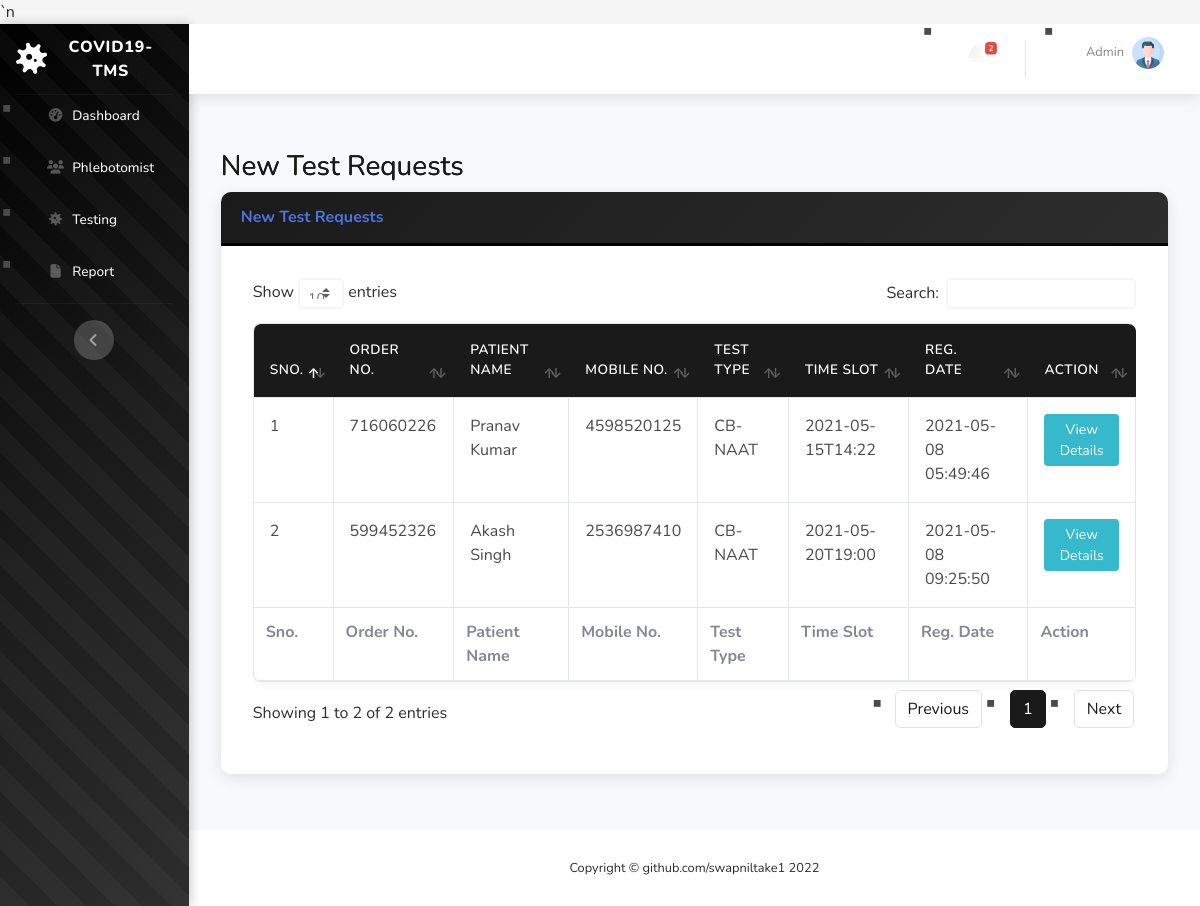
The page /covid-tms/new-test.php (signed in) on the database its author committed.
### tables this page shows
CREATE TABLE `tbltestrecord` (
  `id` int(11) NOT NULL,
  `OrderNumber` bigint(14) DEFAULT NULL,
  `PatientMobileNumber` bigint(14) DEFAULT NULL,
  `TestType` varchar(100) DEFAULT NULL,
  `TestTimeSlot` varchar(120) DEFAULT NULL,
  `ReportStatus` varchar(100) DEFAULT NULL,
  `FinalReport` varchar(150) DEFAULT NULL,
  `ReportUploadTime` varchar(200) DEFAULT NULL,
  `RegistrationDate` timestamp NULL DEFAULT current_timestamp(),
  `AssignedtoEmpId` varchar(150) DEFAULT NULL,
  `AssigntoName` varchar(180) DEFAULT NULL,
  `AssignedTime` varchar(100) DEFAULT NULL
);

CREATE TABLE `tblpatients` (
  `id` int(11) NOT NULL,
  `FullName` varchar(120) DEFAULT NULL,
  `MobileNumber` bigint(12) DEFAULT NULL,
  `DateOfBirth` date DEFAULT NULL,
  `GovtIssuedId` varchar(150) DEFAULT NULL,
  `GovtIssuedIdNo` varchar(150) DEFAULT NULL,
  `FullAddress` varchar(255) DEFAULT NULL,
  `State` varchar(200) DEFAULT NULL,
  `RegistrationDate` timestamp NOT NULL DEFAULT current_timestamp()
);

### covid-tms/new-test.php (the view, shortened to what this page needs)
<?php session_start();
include_once('includes/config.php');
if (strlen($_SESSION['aid']==0)) {
  header('location:logout.php');
  } else{
?>
<!DOCTYPE html>
<html lang="en">
<head>
    <link href="vendor/fontawesome-free/css/all.min.css" rel="stylesheet" type="text/css">
    <link href="css/sb-admin-2.min.css" rel="stylesheet">`n    <link href="css/custom-theme.css" rel="stylesheet">
    <link href="vendor/datatables/dataTables.bootstrap4.min.css" rel="stylesheet">
</head>
<body id="page-top">
    <div id="wrapper">
  <?php include_once('includes/sidebar.php');?>
        <div id="content-wrapper" class="d-flex flex-column">
            <div id="content">
<?php include_once('includes/topbar.php');?>
                <div class="container-fluid">
                    <h1 class="h3 mb-2 text-gray-800">New Test Requests</h1>
                    <div class="card shadow mb-4">
                        <div class="card-header py-3">
                            <h6 class="m-0 font-weight-bold text-primary">New Test Requests</h6>
                        </div>
                        <div class="card-body">
                            <div class="table-responsive">
                                <form name="assignto" method="post">
                    <table class="table table-bordered" id="dataTable" width="100%" cellspacing="0">
                                    <thead>
                                        <tr>
                                            <th>Sno.</th>
                                            <th>Order No.</th>
                                            <th>Patient Name</th>
                                            <th>Mobile No.</th>
                                            <th>Test Type</th>
                                            <th>Time Slot</th>
                                            <th>Reg. Date</th>
                                            <th>Action</th>
                                        </tr>
                                    </thead>
                                      <tfoot>
                                            <tr>
                                            <th>Sno.</th>
                                            <th>Order No.</th>
                                            <th>Patient Name</th>
                                            <th>Mobile No.</th>
                                            <th>Test Type</th>
                                            <th>Time Slot</th>
                                            <th>Reg. Date</th>
                                            <th>Action</th>
                                        </tr>
                                    </tfoot>
                                    <tbody>
<?php $query=mysqli_query($con,"select tbltestrecord.OrderNumber,tblpatients.FullName,tblpatients.MobileNumber,tbltestrecord.TestType,tbltestrecord.TestTimeSlot,tbltestrecord.RegistrationDate,tbltestrecord.id as testid from tbltestrecord
join tblpatients on tblpatients.MobileNumber=tbltestrecord.PatientMobileNumber
where ReportStatus is null
    ");
$cnt=1;
while($row=mysqli_fetch_array($query)){
?>
                                        <tr>
                                            <td><?php echo $cnt;?></td>
                                            <td><?php echo $row['OrderNumber'];?></td>
                                            <td><?php echo $row['FullName'];?></td>
                                            <td><?php echo $row['MobileNumber'];?></td>
                                            <td><?php echo $row['TestType'];?></td>
                                            <td><?php echo $row['TestTimeSlot'];?></td>
                                             <td><?php echo $row['RegistrationDate'];?></td>
                                            <td>
                                <a href="test-details.php?tid=<?php echo $row['testid'];?>&&oid=<?php echo $row['OrderNumber'];?>" class="btn btn-info btn-sm">View Details</a>
                            </td>
                                        </tr>
<?php $cnt++;} ?>
                                    </tbody>
                                </table>
                                     </form>
                            </div>
                        </div>
                    </div>
                </div>
            </div>
    <?php include_once('includes/footer.php');?>
        </div>
    </div>
</body>
</html>
<?php } ?>

### covid-tms/includes/topbar.php (shortened to what this page needs)
      <nav class="navbar navbar-expand navbar-light bg-white topbar mb-4 static-top shadow">
            <?php if($_SESSION['aid']):?>
                    <ul class="navbar-nav ml-auto">
<?php $query=mysqli_query($con,"select * from tbltestrecord where ReportStatus is null");
$count=mysqli_num_rows($query);
?>
                        <li class="nav-item dropdown no-arrow mx-1">
                            <a class="nav-link dropdown-toggle" href="#" id="alertsDropdown" role="button"
                                data-toggle="dropdown" aria-haspopup="true" aria-expanded="false">
                                <i class="fas fa-bell fa-fw"></i>
                                <span class="badge badge-danger badge-counter"><?php echo $count;?></span>
                            </a>
                        </li>
                        <li class="nav-item dropdown no-arrow">
                            <a class="nav-link dropdown-toggle" href="#" id="userDropdown" role="button"
                                data-toggle="dropdown" aria-haspopup="true" aria-expanded="false">
                <?php
$adid=$_SESSION['aid'];
$ret1=mysqli_query($con,"select AdminName from tbladmin where ID='$adid'");
while($row1=mysqli_fetch_array($ret1)){
?>
                                <span class="mr-2 d-none d-lg-inline text-gray-600 small"><?php  echo $row1['AdminName'];?></span>
                           <?php } ?>
                                <img class="img-profile rounded-circle"
                                    src="img/profile.png">
                            </a>
                        </li>
                    </ul>
                <?php endif;?>
                </nav>

### covid-tms/css/custom-theme.css (style rules this page uses)
:root { --primary-black: #000000; --dark-gray: #1a1a1a; --medium-gray: #2d2d2d; --light-gray: #4a4a4a; --extra-light-gray: #6a6a6a; --off-white: #f5f5f5; --pure-white: #ffffff; --accent-gray: #808080; }
body { background-color: var(--off-white); color: var(--medium-gray); font-family: 'Nunito', -apple-system, BlinkMacSystemFont, 'Segoe UI', Roboto, sans-serif; }
.navbar-nav .nav-link { color: var(--off-white) !important; font-weight: 500; padding: 0.5rem 1rem !important; margin: 0 0.25rem; border-radius: 5px; transition: all 0.3s ease; }
.card { border: none; border-radius: 10px; box-shadow: 0 5px 20px rgba(0, 0, 0, 0.1); transition: all 0.3s ease; overflow: hidden; }
.card-header { background: linear-gradient(135deg, var(--dark-gray), var(--medium-gray)) !important; color: var(--pure-white) !important; font-weight: 600; padding: 1.25rem; border-bottom: 3px solid var(--primary-black); }
.card-body { background-color: var(--pure-white); padding: 2rem; }
.table { background-color: var(--pure-white); border-radius: 8px; overflow: hidden; box-shadow: 0 2px 10px rgba(0, 0, 0, 0.05); }
.table thead th { background-color: var(--dark-gray) !important; color: var(--pure-white) !important; border: none; font-weight: 600; text-transform: uppercase; font-size: 0.85rem; letter-spacing: 0.5px; padding: 1rem; }
.table tbody tr { border-bottom: 1px solid rgba(0, 0, 0, 0.05); transition: all 0.2s ease; }
.table tbody td { padding: 1rem; color: var(--light-gray); }
ul li { margin-bottom: 0.75rem; padding-left: 1.5rem; position: relative; }
ul li::before { content: '▪'; position: absolute; left: 0; color: var(--light-gray); font-size: 1.5rem; line-height: 1; }
.topbar { background-color: var(--pure-white) !important; box-shadow: 0 2px 10px rgba(0, 0, 0, 0.1); }
#content-wrapper { background-color: var(--off-white); }
.container-fluid { padding: 2rem; }
.card { background-color: var(--pure-white) !important; border: none !important; }
.text-gray-800 { color: var(--dark-gray) !important; }
#wrapper { background-color: var(--off-white); }
.shadow { box-shadow: 0 4px 15px rgba(0, 0, 0, 0.1) !important; }
h1, h2, h3 { background: linear-gradient(135deg, var(--primary-black), var(--light-gray)); -webkit-background-clip: text; background-clip: text; }
a { color: var(--light-gray); transition: all 0.3s ease; }
.small, small { color: var(--extra-light-gray); }

### rows shown on the page
tbltestrecord: OrderNumber "716060226", tblpatients.FullName "Pranav Kumar", tblpatients.MobileNumber "4598520125", TestType "CB-NAAT", TestTimeSlot "2021-05-15T14:22", RegistrationDate "2021-05-08 05:49:46"
tbltestrecord: OrderNumber "599452326", tblpatients.FullName "Akash Singh", tblpatients.MobileNumber "2536987410", TestType "CB-NAAT", TestTimeSlot "2021-05-20T19:00", RegistrationDate "2021-05-08 09:25:50"

### other values the page prints
$count "2"
$row1['AdminName'] "Admin"
